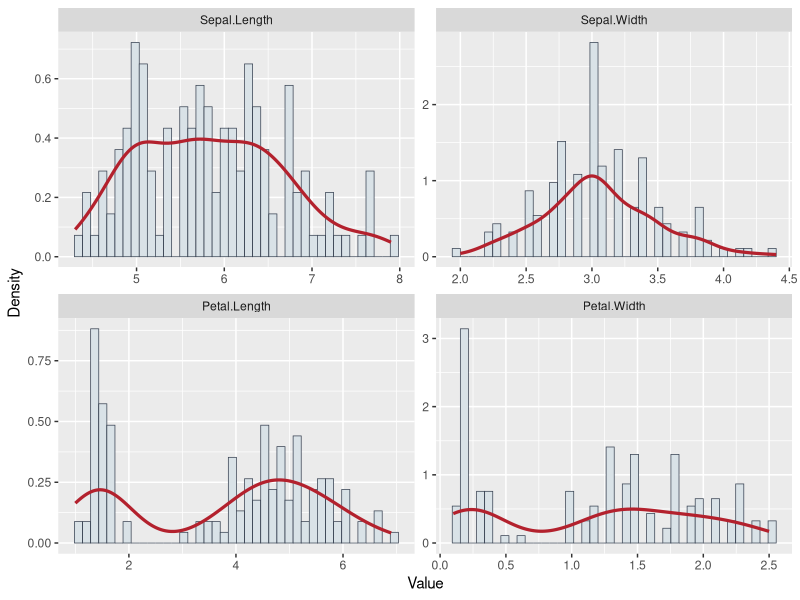
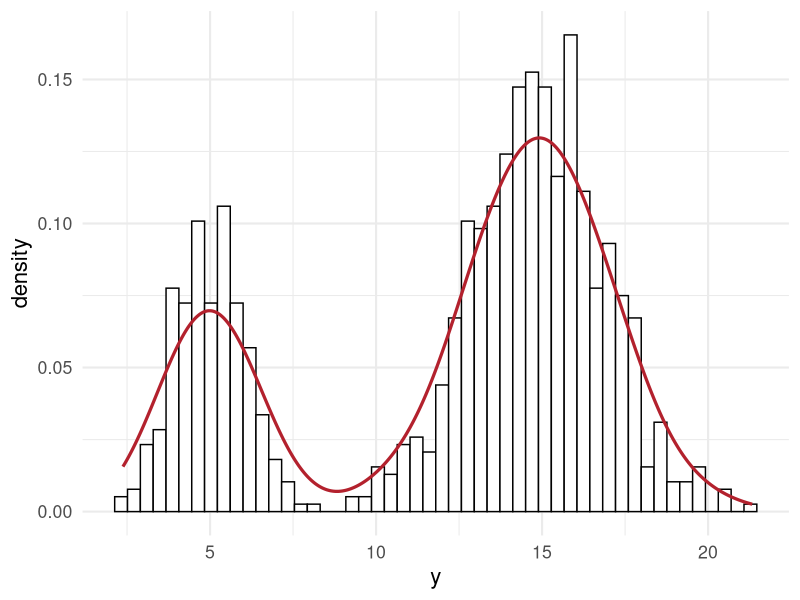
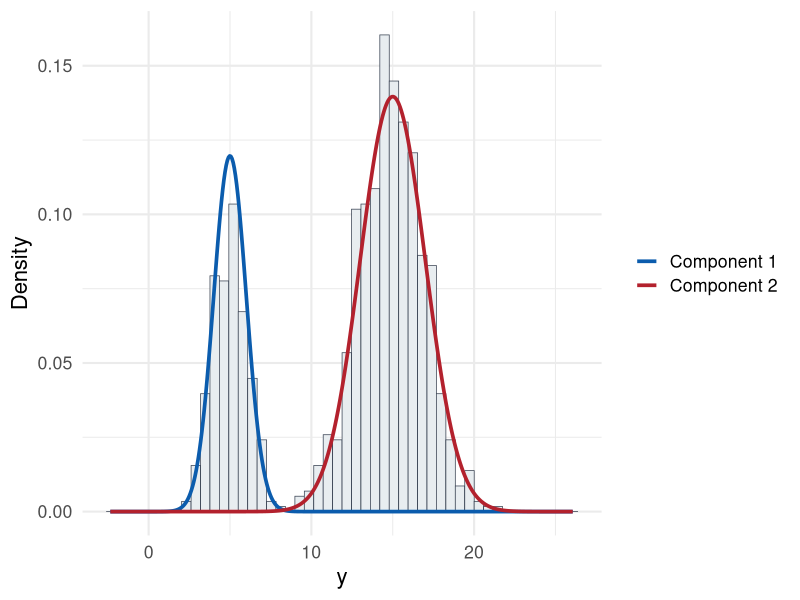
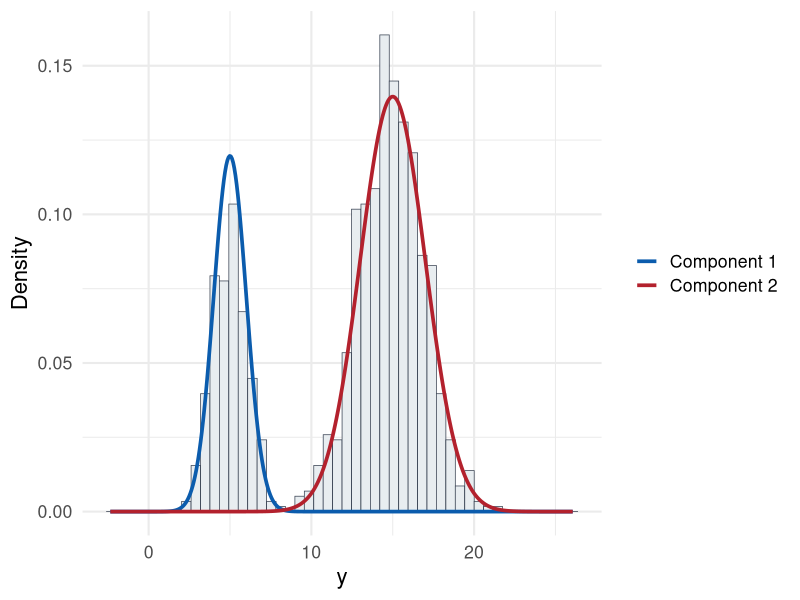
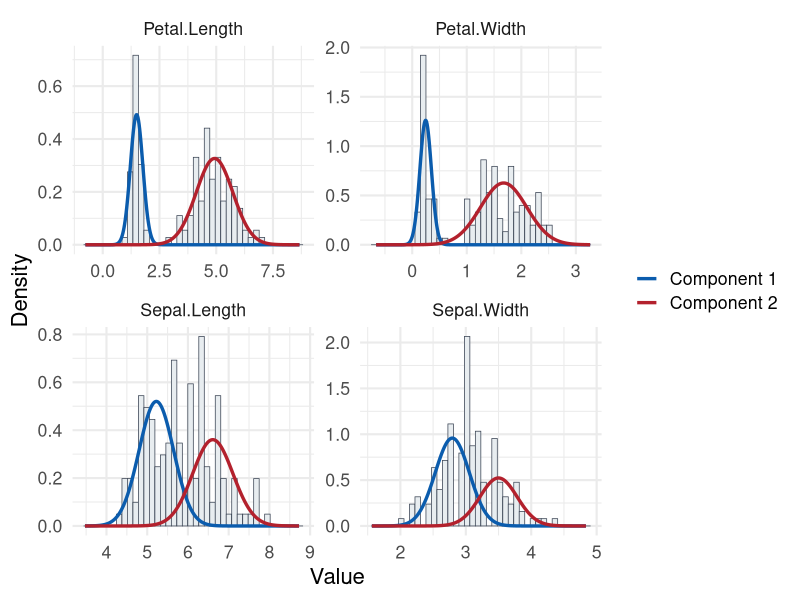
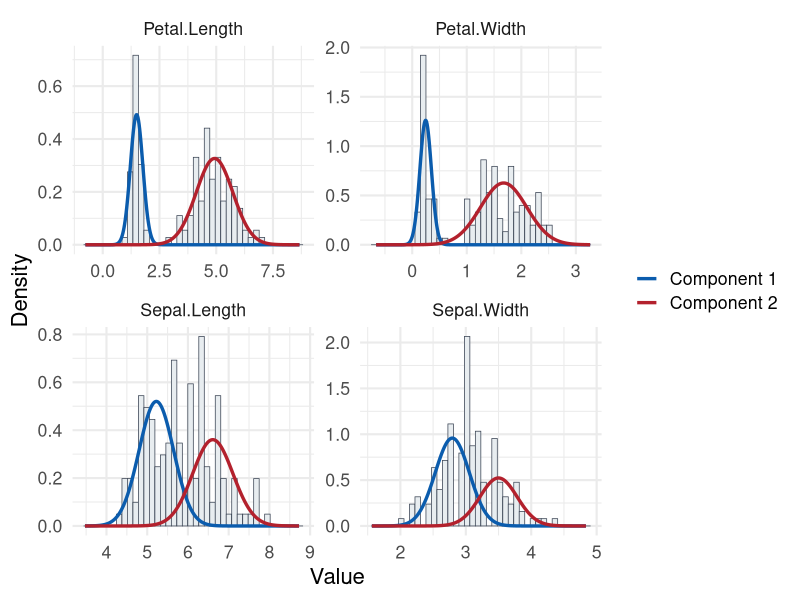

These charts were generated, in order, by the following R code:
## ---- chunk 1
#| include: false
mixture_preview <- function(y, k = 2, seed = 242151) {
  set.seed(seed)

  km <- kmeans(matrix(y, ncol = 1), centers = k, nstart = 25)
  center_order <- order(as.numeric(km$centers))
  cluster <- match(km$cluster, center_order)

  lambda <- as.numeric(tabulate(cluster, nbins = k)) / length(y)
  mu <- as.numeric(tapply(y, cluster, mean))
  sigma <- as.numeric(tapply(y, cluster, sd))

  grid <- seq(min(y) - sd(y), max(y) + sd(y), length.out = 400)

  do.call(
    rbind,
    lapply(seq_len(k), function(component) {
      data.frame(
        component = paste("Component", component),
        Value = grid,
        density = lambda[component] * dnorm(grid, mu[component], sigma[component])
      )
    })
  )
}
## ---- chunk 2
library(ggplot2)
data(iris)

dplot = stack(iris[, c("Sepal.Length", "Sepal.Width", "Petal.Length", "Petal.Width")])
colnames(dplot) = c("Value", "Feature")

ggplot(dplot, aes(x = Value)) +
  geom_histogram(
    aes(y = after_stat(density)),
    bins = 40,
    fill = "#d9e2e7",
    color = "#374151",
    linewidth = 0.25
  ) +
  geom_density(color = "#b3212d", linewidth = 1.1) +
  facet_wrap(~ Feature, scales = "free") +
  labs(x = "Value", y = "Density")
## ---- chunk 3
library(ggplot2)
theme_set(theme_minimal(base_size = 16))

# some random data
set.seed(100)
N <- 1000

# mixture probability for the first component
theta <- 0.3
mu1 <- 5
mu2 <- 15
sd1 <- 1
sd2 <- 2
y <- ifelse(runif(N) < theta, rnorm(N, mu1, sd1), rnorm(N, mu2, sd2))

dat = list(
     N = length(y),
     y = y,
     k = 2
)
## ---- chunk 4
dplot = as.data.frame(dat)

ggplot(dplot, aes(x = y)) +
  geom_histogram(aes(y = ..density..), bins = 50, fill = "white", color = 1) +
  geom_density(color = "#b3212d", linewidth = 1.1)
## ---- chunk 5
#| fig-show: hide
sim_density = rbind(
  data.frame(
    component = "Component 1",
    y = seq(min(y) - sd(y), max(y) + sd(y), length.out = 400),
    lambda = theta,
    mu = mu1,
    sigma = sd1
  ),
  data.frame(
    component = "Component 2",
    y = seq(min(y) - sd(y), max(y) + sd(y), length.out = 400),
    lambda = 1 - theta,
    mu = mu2,
    sigma = sd2
  )
)

sim_density$density = with(sim_density, lambda * dnorm(y, mu, sigma))

mixture_density_plot = ggplot(dplot, aes(x = y)) +
  geom_histogram(
    aes(y = after_stat(density)),
    bins = 50,
    fill = "#e8edf0",
    color = "#374151",
    linewidth = 0.25
  ) +
  geom_line(
    data = sim_density,
    aes(x = y, y = density, color = component),
    linewidth = 1.25,
    inherit.aes = FALSE
  ) +
  scale_color_manual(values = c("Component 1" = "#0b5cad", "Component 2" = "#b3212d")) +
  labs(x = "y", y = "Density", color = NULL)

mixture_density_plot
## ---- chunk 6
#| echo: false
mixture_density_plot
## ---- chunk 7
#| fig-show: hide
iris_features = iris[, c("Sepal.Length", "Sepal.Width", "Petal.Length", "Petal.Width")]

iris_density = do.call(
  rbind,
  lapply(names(iris_features), function(feature) {
    out = mixture_preview(iris_features[[feature]], k = 2, seed = 242151)
    out$Feature = feature
    out
  })
)

iris_long = stack(iris_features)
colnames(iris_long) = c("Value", "Feature")

iris_density_plot = ggplot(iris_long, aes(x = Value)) +
  geom_histogram(
    aes(y = after_stat(density)),
    bins = 40,
    fill = "#e8edf0",
    color = "#374151",
    linewidth = 0.25
  ) +
  geom_line(
    data = iris_density,
    aes(x = Value, y = density, color = component),
    linewidth = 1.15,
    inherit.aes = FALSE
  ) +
  scale_color_manual(values = c("Component 1" = "#0b5cad", "Component 2" = "#b3212d")) +
  facet_wrap(~ Feature, scales = "free") +
  labs(x = "Value", y = "Density", color = NULL)

iris_density_plot
## ---- chunk 8
#| echo: false
iris_density_plot
